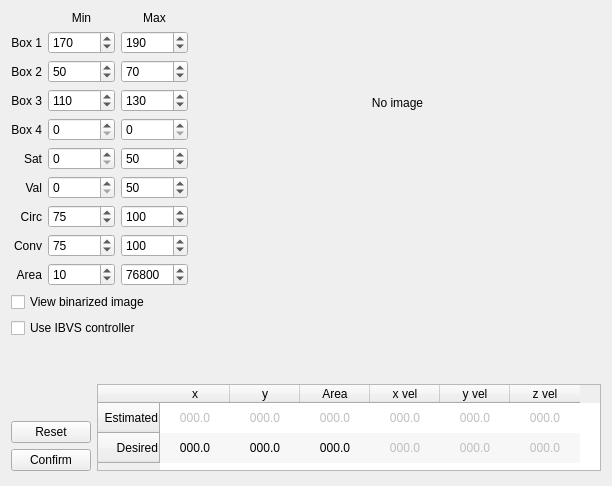
        <widget class="QWidget" name="tab_2">
         <attribute name="title">
          <string>Image</string>
         </attribute>
         <layout class="QGridLayout" name="gridLayout_7">
          <item row="0" column="0">
           <layout class="QVBoxLayout" name="verticalLayout_3">
            <item>
             <layout class="QGridLayout" name="gridLayout_6">
              <item row="3" column="2">
               <widget class="QSpinBox" name="spnBox2Max">
                <property name="maximum">
                 <number>255</number>
                </property>
                <property name="value">
                 <number>130</number>
                </property>
               </widget>
              </item>
              <item row="0" column="1">
               <widget class="QLabel" name="label_8">
                <property name="text">
                 <string>Min</string>
                </property>
                <property name="alignment">
                 <set>Qt::AlignCenter</set>
                </property>
               </widget>
              </item>
              <item row="0" column="2">
               <widget class="QLabel" name="label_12">
                <property name="text">
                 <string>Max</string>
                </property>
                <property name="alignment">
                 <set>Qt::AlignCenter</set>
                </property>
               </widget>
              </item>
              <item row="1" column="0">
               <widget class="QLabel" name="label_13">
                <property name="toolTip">
                 <string>&lt;html&gt;&lt;head/&gt;&lt;body&gt;&lt;p&gt;HSV hue filter for detecting red&lt;/p&gt;&lt;p&gt;0 to 255&lt;/p&gt;&lt;/body&gt;&lt;/html&gt;</string>
                </property>
                <property name="text">
                 <string>Box 1</string>
                </property>
                <property name="alignment">
                 <set>Qt::AlignRight|Qt::AlignTrailing|Qt::AlignVCenter</set>
                </property>
               </widget>
              </item>
              <item row="1" column="1">
               <widget class="QSpinBox" name="spnBox0Min">
                <property name="maximum">
                 <number>255</number>
                </property>
                <property name="value">
                 <number>170</number>
                </property>
               </widget>
              </item>
              <item row="1" column="2">
               <widget class="QSpinBox" name="spnBox0Max">
                <property name="maximum">
                 <number>255</number>
                </property>
                <property name="value">
                 <number>190</number>
                </property>
               </widget>
              </item>
              <item row="2" column="0">
               <widget class="QLabel" name="label_14">
                <property name="toolTip">
                 <string>&lt;html&gt;&lt;head/&gt;&lt;body&gt;&lt;p&gt;HSV hue filter for detecting green&lt;/p&gt;&lt;p&gt;&lt;br/&gt;&lt;/p&gt;&lt;p&gt;0 to 255&lt;/p&gt;&lt;/body&gt;&lt;/html&gt;</string>
                </property>
                <property name="text">
                 <string>Box 2</string>
                </property>
                <property name="alignment">
                 <set>Qt::AlignRight|Qt::AlignTrailing|Qt::AlignVCenter</set>
                </property>
               </widget>
              </item>
              <item row="2" column="1">
               <widget class="QSpinBox" name="spnBox1Min">
                <property name="maximum">
                 <number>255</number>
                </property>
                <property name="value">
                 <number>50</number>
                </property>
               </widget>
              </item>
              <item row="2" column="2">
               <widget class="QSpinBox" name="spnBox1Max">
                <property name="maximum">
                 <number>255</number>
                </property>
                <property name="value">
                 <number>70</number>
                </property>
               </widget>
              </item>
              <item row="3" column="0">
               <widget class="QLabel" name="label_15">
                <property name="toolTip">
                 <string>&lt;html&gt;&lt;head/&gt;&lt;body&gt;&lt;p&gt;HSV hue filter for detecting blue&lt;/p&gt;&lt;p&gt;0 to 255&lt;/p&gt;&lt;/body&gt;&lt;/html&gt;</string>
                </property>
                <property name="text">
                 <string>Box 3</string>
                </property>
                <property name="alignment">
                 <set>Qt::AlignRight|Qt::AlignTrailing|Qt::AlignVCenter</set>
                </property>
               </widget>
              </item>
              <item row="3" column="1">
               <widget class="QSpinBox" name="spnBox2Min">
                <property name="maximum">
                 <number>255</number>
                </property>
                <property name="value">
                 <number>110</number>
                </property>
               </widget>
              </item>
              <item row="7" column="1">
               <widget class="QSpinBox" name="spnCircMin">
                <property name="maximum">
                 <number>100</number>
                </property>
                <property name="value">
                 <number>75</number>
                </property>
               </widget>
              </item>
              <item row="8" column="0">
               <widget class="QLabel" name="label_19">
                <property name="toolTip">
                 <string>&lt;html&gt;&lt;head/&gt;&lt;body&gt;&lt;p&gt;Convexity = (real area) / (convex hull area)&lt;/p&gt;&lt;p&gt;0 to 100&lt;/p&gt;&lt;/body&gt;&lt;/html&gt;</string>
                </property>
                <property name="text">
                 <string>Conv</string>
                </property>
                <property name="alignment">
                 <set>Qt::AlignRight|Qt::AlignTrailing|Qt::AlignVCenter</set>
                </property>
               </widget>
              </item>
              <item row="8" column="1">
               <widget class="QSpinBox" name="spnConvMin">
                <property name="maximum">
                 <number>100</number>
                </property>
                <property name="value">
                 <number>75</number>
                </property>
               </widget>
              </item>
              <item row="9" column="2">
               <widget class="QSpinBox" name="spnAreaMax">
                <property name="maximum">
                 <number>9999999</number>
                </property>
                <property name="value">
                 <number>76800</number>
                </property>
               </widget>
              </item>
              <item row="9" column="1">
               <widget class="QSpinBox" name="spnAreaMin">
                <property name="maximum">
                 <number>9999999</number>
                </property>
                <property name="value">
                 <number>10</number>
                </property>
               </widget>
              </item>
              <item row="9" column="0">
               <widget class="QLabel" name="label_20">
                <property name="toolTip">
                 <string>&lt;html&gt;&lt;head/&gt;&lt;body&gt;&lt;p&gt;0 to 9999999&lt;/p&gt;&lt;/body&gt;&lt;/html&gt;</string>
                </property>
                <property name="text">
                 <string>Area</string>
                </property>
                <property name="alignment">
                 <set>Qt::AlignRight|Qt::AlignTrailing|Qt::AlignVCenter</set>
                </property>
               </widget>
              </item>
              <item row="5" column="1">
               <widget class="QSpinBox" name="spnSatMin">
                <property name="maximum">
                 <number>255</number>
                </property>
               </widget>
              </item>
              <item row="8" column="2">
               <widget class="QSpinBox" name="spnConvMax">
                <property name="maximum">
                 <number>255</number>
                </property>
                <property name="value">
                 <number>100</number>
                </property>
               </widget>
              </item>
              <item row="6" column="1">
               <widget class="QSpinBox" name="spnValMin">
                <property name="maximum">
                 <number>255</number>
                </property>
               </widget>
              </item>
              <item row="7" column="0">
               <widget class="QLabel" name="label_18">
                <property name="toolTip">
                 <string>&lt;html&gt;&lt;head/&gt;&lt;body&gt;&lt;p&gt;Circularity = (4*pi*Area)/(2*perimiter)&lt;/p&gt;&lt;p&gt;0 to 100&lt;/p&gt;&lt;/body&gt;&lt;/html&gt;</string>
                </property>
                <property name="text">
                 <string>Circ</string>
                </property>
                <property name="alignment">
                 <set>Qt::AlignRight|Qt::AlignTrailing|Qt::AlignVCenter</set>
                </property>
               </widget>
              </item>
              <item row="6" column="0">
               <widget class="QLabel" name="label_17">
                <property name="toolTip">
                 <string>&lt;html&gt;&lt;head/&gt;&lt;body&gt;&lt;p&gt;HSV value filter&lt;/p&gt;&lt;p&gt;0 to 100&lt;/p&gt;&lt;/body&gt;&lt;/html&gt;</string>
                </property>
                <property name="text">
                 <string>Val</string>
                </property>
                <property name="alignment">
                 <set>Qt::AlignRight|Qt::AlignTrailing|Qt::AlignVCenter</set>
                </property>
               </widget>
              </item>
              <item row="4" column="1">
               <widget class="QSpinBox" name="spnBox3Min">
                <property name="maximum">
                 <number>255</number>
                </property>
               </widget>
              </item>
              <item row="5" column="0">
               <widget class="QLabel" name="label_16">
                <property name="toolTip">
                 <string>&lt;html&gt;&lt;head/&gt;&lt;body&gt;&lt;p&gt;HSV saturation filter&lt;/p&gt;&lt;p&gt;0 to 100&lt;/p&gt;&lt;/body&gt;&lt;/html&gt;</string>
                </property>
                <property name="text">
                 <string>Sat</string>
                </property>
                <property name="alignment">
                 <set>Qt::AlignRight|Qt::AlignTrailing|Qt::AlignVCenter</set>
                </property>
               </widget>
              </item>
              <item row="7" column="2">
               <widget class="QSpinBox" name="spnCircMax">
                <property name="maximum">
                 <number>255</number>
                </property>
                <property name="value">
                 <number>100</number>
                </property>
               </widget>
              </item>
              <item row="6" column="2">
               <widget class="QSpinBox" name="spnValMax">
                <property name="maximum">
                 <number>255</number>
                </property>
                <property name="value">
                 <number>50</number>
                </property>
               </widget>
              </item>
              <item row="5" column="2">
               <widget class="QSpinBox" name="spnSatMax">
                <property name="maximum">
                 <number>255</number>
                </property>
                <property name="value">
                 <number>50</number>
                </property>
               </widget>
              </item>
              <item row="4" column="2">
               <widget class="QSpinBox" name="spnBox3Max">
                <property name="maximum">
                 <number>255</number>
                </property>
               </widget>
              </item>
              <item row="4" column="0">
               <widget class="QLabel" name="label_22">
                <property name="text">
                 <string>Box 4</string>
                </property>
                <property name="alignment">
                 <set>Qt::AlignRight|Qt::AlignTrailing|Qt::AlignVCenter</set>
                </property>
               </widget>
              </item>
             </layout>
            </item>
            <item>
             <widget class="QCheckBox" name="chkViewBinarizedImage">
              <property name="text">
               <string>View binarized image</string>
              </property>
             </widget>
            </item>
            <item>
             <widget class="QCheckBox" name="chkUseIbvsController">
              <property name="text">
               <string>Use IBVS controller</string>
              </property>
             </widget>
            </item>
            <item>
             <spacer name="verticalSpacer_2">
              <property name="orientation">
               <enum>Qt::Vertical</enum>
              </property>
              <property name="sizeHint" stdset="0">
               <size>
                <width>20</width>
                <height>40</height>
               </size>
              </property>
             </spacer>
            </item>
           </layout>
          </item>
          <item row="0" column="1">
           <layout class="QVBoxLayout" name="verticalLayout_2">
            <item>
             <widget class="QLabel" name="lblImageDisplay">
              <property name="sizePolicy">
               <sizepolicy hsizetype="Expanding" vsizetype="Expanding">
                <horstretch>0</horstretch>
                <verstretch>0</verstretch>
               </sizepolicy>
              </property>
              <property name="baseSize">
               <size>
                <width>320</width>
                <height>240</height>
               </size>
              </property>
              <property name="text">
               <string>No image</string>
              </property>
              <property name="alignment">
               <set>Qt::AlignCenter</set>
              </property>
             </widget>
            </item>
            <item>
             <spacer name="verticalSpacer_3">
              <property name="orientation">
               <enum>Qt::Vertical</enum>
              </property>
              <property name="sizeHint" stdset="0">
               <size>
                <width>20</width>
                <height>40</height>
               </size>
              </property>
             </spacer>
            </item>
           </layout>
          </item>
          <item row="1" column="0" colspan="2">
           <layout class="QGridLayout" name="gridLayout_4">
            <item row="0" column="0">
             <spacer name="verticalSpacer_5">
              <property name="orientation">
               <enum>Qt::Vertical</enum>
              </property>
              <property name="sizeHint" stdset="0">
               <size>
                <width>20</width>
                <height>18</height>
               </size>
              </property>
             </spacer>
            </item>
            <item row="0" column="1" rowspan="3">
             <widget class="QTableWidget" name="tblImgState">
              <property name="enabled">
               <bool>true</bool>
              </property>
              <property name="sizePolicy">
               <sizepolicy hsizetype="Maximum" vsizetype="Maximum">
                <horstretch>1</horstretch>
                <verstretch>1</verstretch>
               </sizepolicy>
              </property>
              <property name="minimumSize">
               <size>
                <width>504</width>
                <height>87</height>
               </size>
              </property>
              <property name="maximumSize">
               <size>
                <width>504</width>
                <height>87</height>
               </size>
              </property>
              <property name="verticalScrollBarPolicy">
               <enum>Qt::ScrollBarAsNeeded</enum>
              </property>
              <property name="horizontalScrollBarPolicy">
               <enum>Qt::ScrollBarAsNeeded</enum>
              </property>
              <property name="alternatingRowColors">
               <bool>true</bool>
              </property>
              <property name="showGrid">
               <bool>false</bool>
              </property>
              <attribute name="horizontalHeaderVisible">
               <bool>true</bool>
              </attribute>
              <attribute name="horizontalHeaderCascadingSectionResizes">
               <bool>false</bool>
              </attribute>
              <attribute name="horizontalHeaderDefaultSectionSize">
               <number>70</number>
              </attribute>
              <attribute name="horizontalHeaderMinimumSectionSize">
               <number>10</number>
              </attribute>
              <attribute name="horizontalHeaderShowSortIndicator" stdset="0">
               <bool>false</bool>
              </attribute>
              <attribute name="horizontalHeaderStretchLastSection">
               <bool>false</bool>
              </attribute>
              <attribute name="verticalHeaderStretchLastSection">
               <bool>false</bool>
              </attribute>
              <row>
               <property name="text">
                <string notr="true">Estimated</string>
               </property>
               <property name="textAlignment">
                <set>AlignRight|AlignVCenter</set>
               </property>
              </row>
              <row>
               <property name="text">
                <string notr="true">Desired</string>
               </property>
               <property name="textAlignment">
                <set>AlignRight|AlignVCenter</set>
               </property>
              </row>
              <column>
               <property name="text">
                <string notr="true">x</string>
               </property>
               <property name="textAlignment">
                <set>AlignHCenter|AlignVCenter|AlignCenter</set>
               </property>
              </column>
              <column>
               <property name="text">
                <string>y</string>
               </property>
               <property name="textAlignment">
                <set>AlignHCenter|AlignVCenter|AlignCenter</set>
               </property>
              </column>
              <column>
               <property name="text">
                <string notr="true">Area</string>
               </property>
               <property name="toolTip">
                <string notr="true"/>
               </property>
               <property name="whatsThis">
                <string notr="true"/>
               </property>
               <property name="textAlignment">
                <set>AlignHCenter|AlignVCenter|AlignCenter</set>
               </property>
              </column>
              <column>
               <property name="text">
                <string>x vel</string>
               </property>
               <property name="textAlignment">
                <set>AlignHCenter|AlignVCenter|AlignCenter</set>
               </property>
              </column>
              <column>
               <property name="text">
                <string>y vel</string>
               </property>
               <property name="textAlignment">
                <set>AlignHCenter|AlignVCenter|AlignCenter</set>
               </property>
              </column>
              <column>
               <property name="text">
                <string>z vel</string>
               </property>
               <property name="textAlignment">
                <set>AlignHCenter|AlignVCenter|AlignCenter</set>
               </property>
              </column>
              <item row="0" column="0">
               <property name="text">
                <string>000.0</string>
               </property>
               <property name="textAlignment">
                <set>AlignHCenter|AlignVCenter|AlignCenter</set>
               </property>
               <property name="flags">
                <set>ItemIsSelectable|ItemIsUserCheckable</set>
               </property>
              </item>
              <item row="0" column="1">
               <property name="text">
                <string>000.0</string>
               </property>
               <property name="textAlignment">
                <set>AlignHCenter|AlignVCenter|AlignCenter</set>
               </property>
               <property name="flags">
                <set>ItemIsSelectable|ItemIsDragEnabled|ItemIsUserCheckable</set>
               </property>
              </item>
              <item row="0" column="2">
               <property name="text">
                <string>000.0</string>
               </property>
               <property name="textAlignment">
                <set>AlignHCenter|AlignVCenter|AlignCenter</set>
               </property>
               <property name="flags">
                <set>ItemIsSelectable|ItemIsDragEnabled|ItemIsUserCheckable</set>
               </property>
              </item>
              <item row="0" column="3">
               <property name="text">
                <string>000.0</string>
               </property>
               <property name="textAlignment">
                <set>AlignHCenter|AlignVCenter|AlignCenter</set>
               </property>
               <property name="flags">
                <set>ItemIsSelectable|ItemIsDragEnabled|ItemIsUserCheckable</set>
               </property>
              </item>
              <item row="0" column="4">
               <property name="text">
                <string>000.0</string>
               </property>
               <property name="textAlignment">
                <set>AlignHCenter|AlignVCenter|AlignCenter</set>
               </property>
               <property name="flags">
                <set>ItemIsSelectable|ItemIsDragEnabled</set>
               </property>
              </item>
              <item row="0" column="5">
               <property name="text">
                <string>000.0</string>
               </property>
               <property name="textAlignment">
                <set>AlignHCenter|AlignVCenter|AlignCenter</set>
               </property>
               <property name="flags">
                <set>ItemIsSelectable|ItemIsDragEnabled</set>
               </property>
              </item>
              <item row="1" column="0">
               <property name="text">
                <string>000.0</string>
               </property>
               <property name="textAlignment">
                <set>AlignHCenter|AlignVCenter|AlignCenter</set>
               </property>
               <property name="flags">
                <set>ItemIsSelectable|ItemIsEditable|ItemIsEnabled</set>
               </property>
              </item>
              <item row="1" column="1">
               <property name="text">
                <string>000.0</string>
               </property>
               <property name="textAlignment">
                <set>AlignHCenter|AlignVCenter|AlignCenter</set>
               </property>
               <property name="flags">
                <set>ItemIsSelectable|ItemIsEditable|ItemIsEnabled</set>
               </property>
              </item>
              <item row="1" column="2">
               <property name="text">
                <string>000.0</string>
               </property>
               <property name="textAlignment">
                <set>AlignHCenter|AlignVCenter|AlignCenter</set>
               </property>
               <property name="flags">
                <set>ItemIsSelectable|ItemIsEditable|ItemIsEnabled</set>
               </property>
              </item>
              <item row="1" column="3">
               <property name="text">
                <string>000.0</string>
               </property>
               <property name="textAlignment">
                <set>AlignHCenter|AlignVCenter|AlignCenter</set>
               </property>
               <property name="flags">
                <set>ItemIsSelectable|ItemIsDragEnabled|ItemIsUserCheckable</set>
               </property>
              </item>
              <item row="1" column="4">
               <property name="text">
                <string>000.0</string>
               </property>
               <property name="textAlignment">
                <set>AlignHCenter|AlignVCenter|AlignCenter</set>
               </property>
               <property name="flags">
                <set>ItemIsSelectable|ItemIsDragEnabled</set>
               </property>
              </item>
              <item row="1" column="5">
               <property name="text">
                <string>000.0</string>
               </property>
               <property name="textAlignment">
                <set>AlignHCenter|AlignVCenter|AlignCenter</set>
               </property>
               <property name="flags">
                <set>ItemIsSelectable|ItemIsDragEnabled</set>
               </property>
              </item>
             </widget>
            </item>
            <item row="1" column="0">
             <widget class="QPushButton" name="btnResetDesImgMoment">
              <property name="text">
               <string>Reset</string>
              </property>
             </widget>
            </item>
            <item row="2" column="0">
             <widget class="QPushButton" name="btnConfirmDesImgMoment">
              <property name="text">
               <string>Confirm</string>
              </property>
             </widget>
            </item>
           </layout>
          </item>
          <item row="2" column="1">
           <spacer name="verticalSpacer_4">
            <property name="orientation">
             <enum>Qt::Vertical</enum>
            </property>
            <property name="sizeHint" stdset="0">
             <size>
              <width>30</width>
              <height>4</height>
             </size>
            </property>
           </spacer>
          </item>
         </layout>
        </widget>
